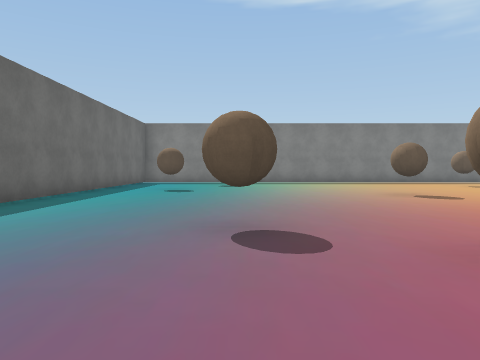
[1] (above)

16 first-person views from a walk through a Unity game level. The camera is 1.2 m above the floor, tilts 2° down and sees 70° across. The floor is counted in squares, 2 m on a side. Each view is taken from the middle of a square. On the plan, view 1 faces up. The plan holds only what a view shows up to about 10 squares ahead; the rest is blank. The place goes on beyond the plan. The player character is not drawn. Some surface patterns are stand-ins.

[2]
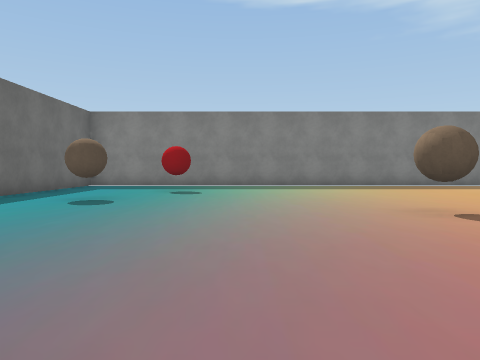

[3]
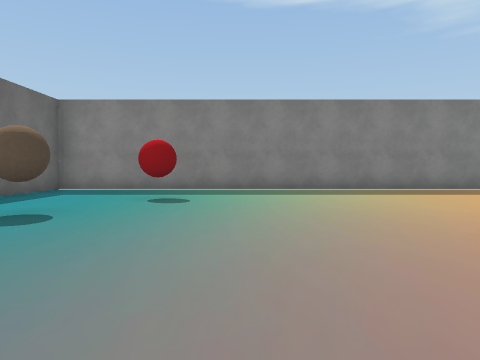

[4]
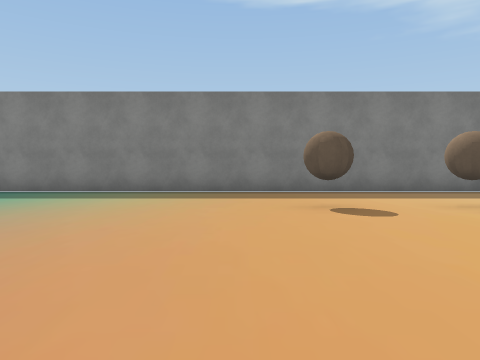

[5]
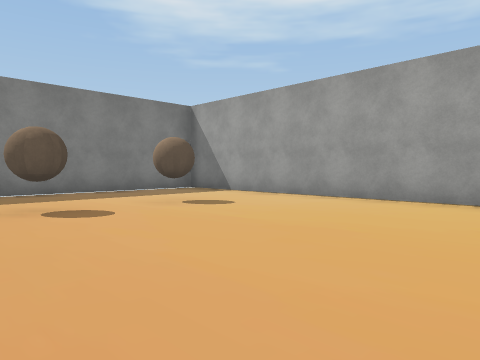

[6]
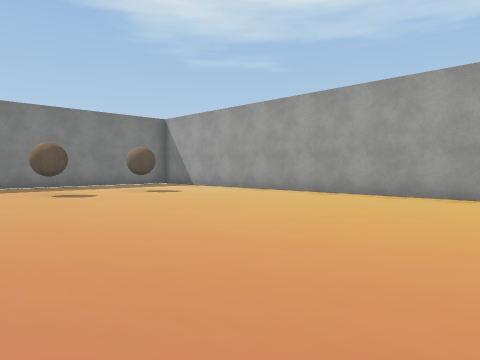

[7]
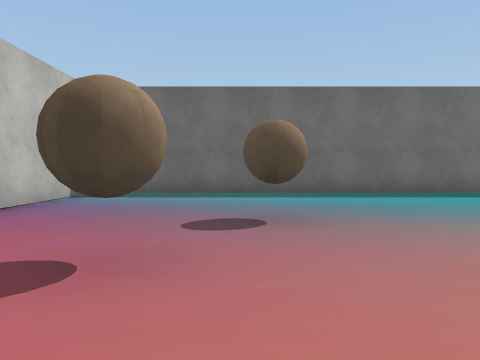

[8]
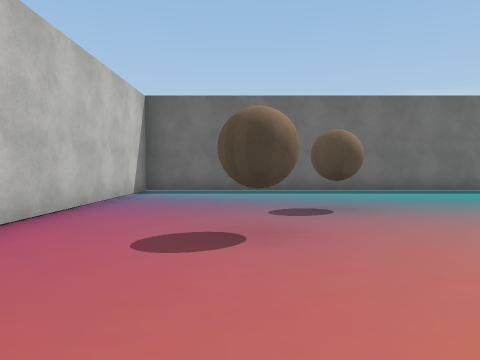

[9]
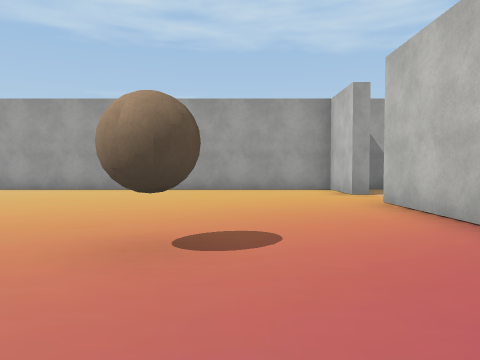

[10]
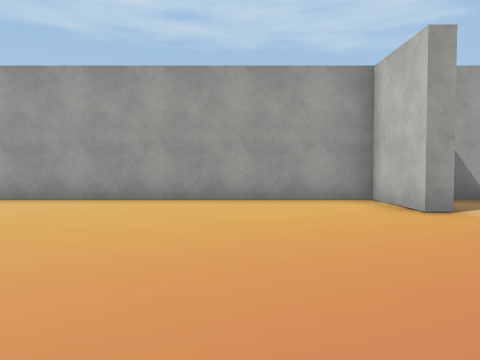

[11]
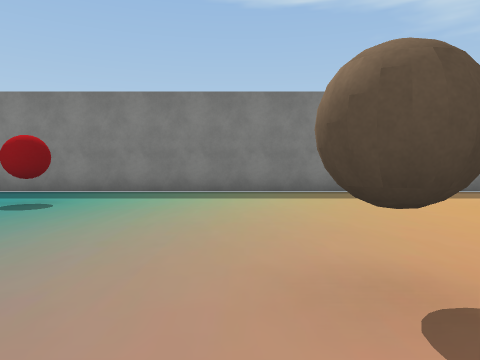

[12]
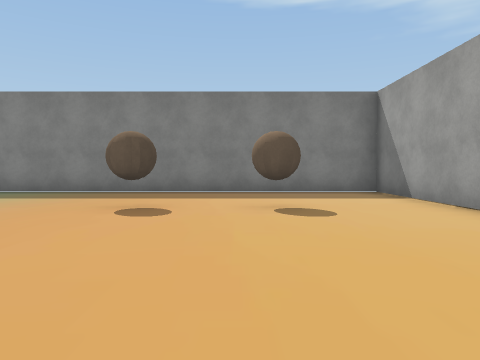

[13]
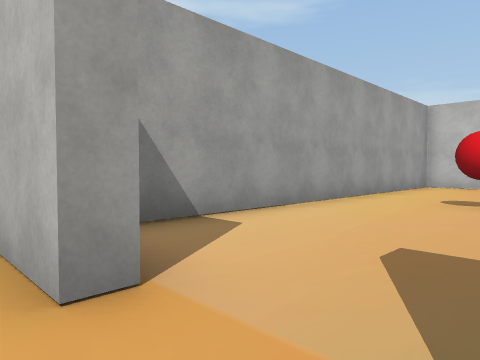

[14]
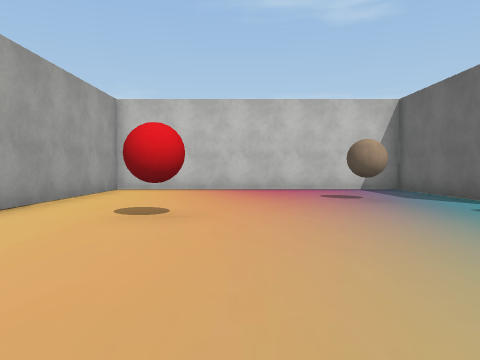

[15]
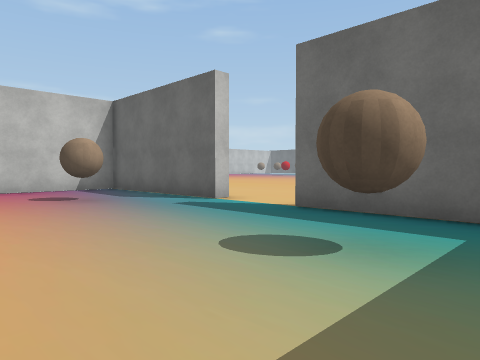

[16]
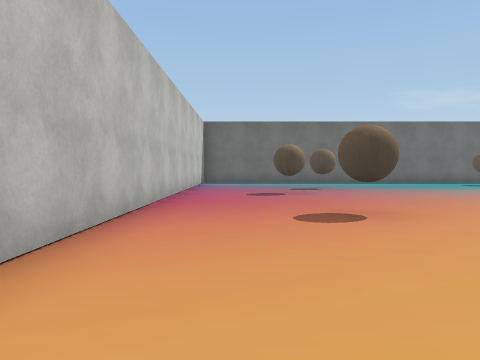

### Floor plan
Ten units are one square. View 1 is at (0, 0); x grows to the right and y downward. Boxes are objects, and circles mark ways between rooms. Rooms are numbered by the first view taken in them; rooms with no view inside come last. Other rooms are left out.
<svg viewBox="-45 -150 174 269">
<path fill="none" stroke="#000" d="M106 5 124 5 124 -145 -40 -145 -40 5 90 5M46 70 46 114 124 114 124 15M106 9 106 5M46 28 46 52"/>
<rect x="-25" y="-105" width="10" height="10" fill="#bbb"><title>ball</title></rect>
<rect x="-15" y="-125" width="10" height="10" fill="#bbb"><title>other object</title></rect>
<rect x="-5" y="-35" width="10" height="10" fill="#bbb"><title>ball</title></rect>
<rect x="15" y="-25" width="10" height="10" fill="#bbb"><title>ball</title></rect>
<rect x="35" y="-85" width="10" height="10" fill="#bbb"><title>ball</title></rect>
<rect x="55" y="-35" width="10" height="10" fill="#bbb"><title>ball</title></rect>
<rect x="65" y="-115" width="10" height="10" fill="#bbb"><title>ball</title></rect>
<rect x="95" y="-115" width="10" height="10" fill="#bbb"><title>ball</title></rect>
<rect x="65" y="85" width="10" height="10" fill="#bbb"><title>ball</title></rect>
<rect x="65" y="25" width="10" height="10" fill="#bbb"><title>ball</title></rect>
<rect x="95" y="55" width="10" height="10" fill="#bbb"><title>other object</title></rect>
<circle cx="95" cy="10" r="3" fill="#2a7"/>
<text x="40" y="-70">1</text>
<text x="90" y="60">2</text>
</svg>
Room 1 opens to room 2.

Where each view was taken, in squares from view 1:
view 1: 0 up, 0 right, facing up
view 2: 3 up, 1 right, facing up
view 3: 5 up, 1 right, facing up
view 4: 6 up, 6 right, facing up
view 5: 6 up, 6 right, facing up-right
view 6: 3 up, 5 right, facing up-right
view 7: 3 up, 4 right, facing left
view 8: 2 up, 5 right, facing left
view 9: 2 up, 3 right, facing right
view 10: 2 up, 6 right, facing right
view 11: 6 up, 3 right, facing up
view 12: 6 up, 9 right, facing up
view 13: 0 up, 9 right, facing down-right
view 14: 2 down, 9 right, facing down
view 15: 2 down, 9 right, facing down-left
view 16: 1 up, 10 right, facing left
